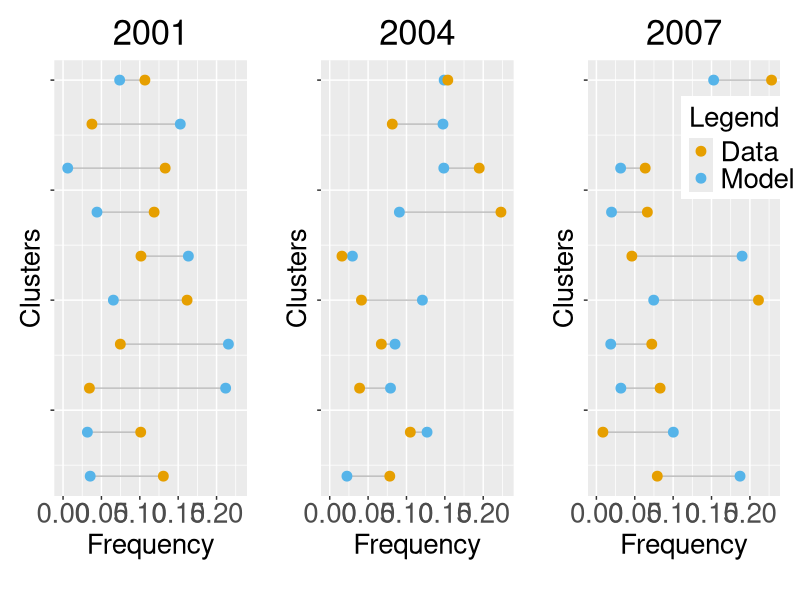

Write R code to recreate this figure.
## ---- chunk 1
library(ggplot2)
library(gridExtra)
## ---- chunk 2
lollipop_cluster_freqs <- function(data1, data2, data3, model1, model2, model3){
  lollipop_data_1 <- data.frame(
    x=1:length(data1),
    model_1=model1 / sum(model1),
    data_1=as.numeric(data1 / sum(data1))
    )
  lollipop_data_2 <- data.frame(
    x=1:length(data2),
    model_2=model2 / sum(model2),
    data_2=as.numeric(data2 / sum(data2))
    )
  lollipop_data_3 <- data.frame(
    x=1:length(data3),
    model_3=model3 / sum(model3),
    data_3=as.numeric(data3 / sum(data3))
    )
          
          # Change baseline
          lollipop_plot_1 <- ggplot(lollipop_data_1) +
            geom_segment( aes(x=x, xend=x, y=model_1, yend=data_1), color="grey") +
            geom_point( aes(x=x, y=model_1, color="Model non-VT"), size=3 ) +
            geom_point( aes(x=x, y=data_1, color="Data non_VT"), size=3 ) +
            scale_color_manual(values = c("#E69F00", "#56B4E9"),
                               guide  = guide_legend(), 
                               name   = "Group") +
            coord_flip()+
            #theme_ipsum() +
            theme(legend.position = "none") +
            ggtitle("2001") +
            ylab("Frequency") +
            xlab("Clusters") +
            theme(axis.title  = element_text(size = 20), axis.text = element_text(size = 20), plot.title = element_text(size = 25,hjust = 0.5))  +
            ylim(0, max(max(lollipop_data_1$model_1),max(lollipop_data_1$data_1),max(lollipop_data_2$model_2),max(lollipop_data_2$data_2),max(lollipop_data_3$model_3),max(lollipop_data_3$data_3)))
          lollipop_plot_2 <- ggplot(lollipop_data_2) +
            geom_segment( aes(x=x, xend=x, y=model_2, yend=data_2), color="grey") +
            geom_point( aes(x=x, y=model_2, color="Model"), size=3 ) +
            geom_point( aes(x=x, y=data_2, color="Data"), size=3 ) +
            scale_color_manual(values = c("#E69F00", "#56B4E9"),
                               guide  = guide_legend(), 
                               name   = "Group") +
            coord_flip()+
            #theme_ipsum() +
            theme(legend.position = "none") +
            ggtitle("2004") +
            ylab("Frequency") +
            xlab("Clusters") +
            theme(axis.title  = element_text(size = 20), axis.text = element_text(size = 20), plot.title = element_text(size = 25,hjust = 0.5))  +
            ylim(0, max(max(lollipop_data_1$model_1),max(lollipop_data_1$data_1),max(lollipop_data_2$model_2),max(lollipop_data_2$data_2),max(lollipop_data_3$model_3),max(lollipop_data_3$data_3)))
          lollipop_plot_3 <- ggplot(lollipop_data_3) +
            geom_segment( aes(x=x, xend=x, y=model_3, yend=data_3), color="grey") +
            geom_point( aes(x=x, y=model_3, color="Model"), size=3 ) +
            geom_point( aes(x=x, y=data_3, color="Data"), size=3 ) +
            scale_color_manual(values = c("#E69F00", "#56B4E9"),
                               guide  = guide_legend(), 
                               name   = "Legend") +
            coord_flip()+
            #theme_ipsum() +
            theme(legend.position = c(.8,.8),legend.text = element_text(size = 20),legend.title = element_text(size = 20)) +
            ggtitle("2007") +
            ylab("Frequency") +
            xlab("Clusters") +
            theme(axis.title  = element_text(size = 20), axis.text = element_text(size = 20), plot.title = element_text(size = 25,hjust = 0.5))  +
            ylim(0, max(max(lollipop_data_1$model_1),max(lollipop_data_1$data_1),max(lollipop_data_2$model_2),max(lollipop_data_2$data_2),max(lollipop_data_3$model_3),max(lollipop_data_3$data_3)))

          grid.arrange(lollipop_plot_1 + theme(plot.margin = unit(c(.5,0.5,1,0.5), "cm"),axis.text.y = element_blank()) ,lollipop_plot_2 +  theme(plot.margin = unit(c(.5,0.5,1,0.5), "cm"),axis.text.y = element_blank()), lollipop_plot_3 + theme(plot.margin = unit(c(.5,0.5,1,0.5), "cm"),axis.text.y = element_blank()), ncol = 3, nrow=1)
}
## ---- chunk 3
# example usage

# simulated data
d1 <- runif(10,min=0,max=1)
d2 <- runif(10,min=0,max=1)
d3 <- runif(10,min=0,max=1)

# simulated model values 
m1 <- runif(10,min=0,max=1)
m2 <- runif(10,min=0,max=1)
m3 <- runif(10,min=0,max=1)

lollipop_cluster_freqs(d1,d2,d3,m1,m2,m3)
